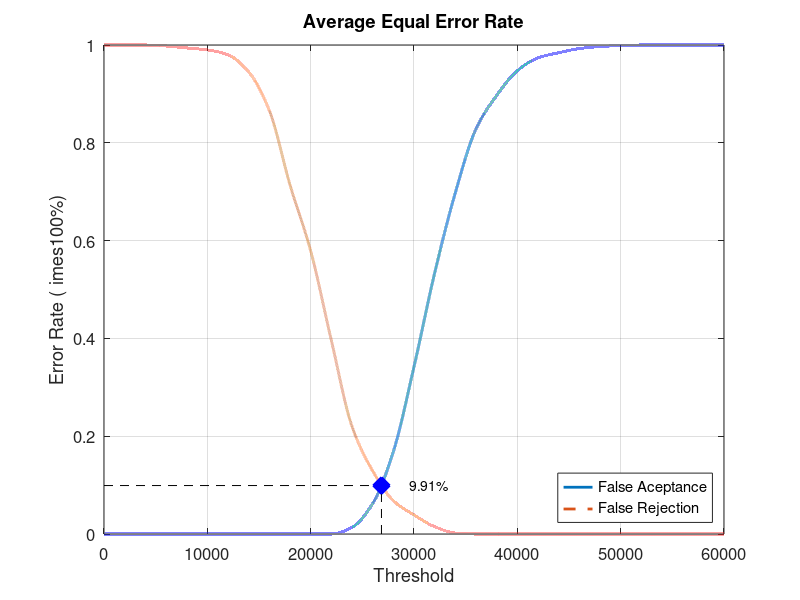
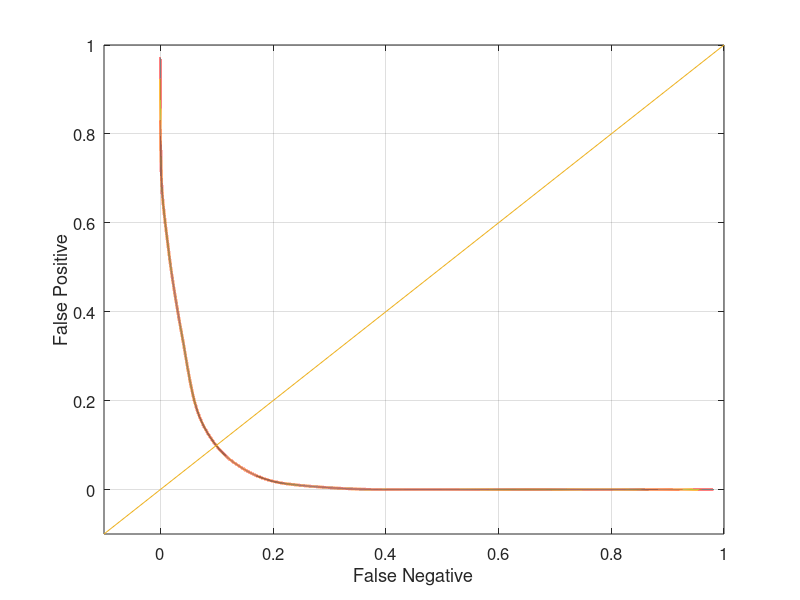

Reproduce these figures in MATLAB, in order.
close all;
clear;
clc;
x = 0:2000:60000;
xq = 0:0.5:60000;

y0 = [0 0 0 0 0 0 0 0 0 0 0 0 0.0136842 0.0621053 0.168421 0.342105 0.533684 0.697895 0.828421 0.896842 0.947368 0.973684 0.984211 0.992632 0.996842 0.998947 1 1 1 1 1]
yy0 = interp1(x, y0, xq, 'pchip');
y1 = [1 1 1 0.998 0.994 0.99 0.98 0.945 0.866 0.714 0.579 0.396 0.22 0.129 0.068 0.039 0.015 0.002 0 0 0 0 0 0 0 0 0 0 0 0 0]
yy1 = interp1(x, y1, xq, 'pchip');

% Calculating EER: 
y2 = abs(y0 - y1);
find(y2 == min(y2))
yy2 = abs(yy0 - yy1);
xEER = find(yy2 == min(yy2));
xEERIndex = xq(xEER) % X-axis EER
yEER = yy0(xEER) % Y-axis EER

main = figure
plot(xq, yy0,'-','LineWidth', 2);	hold on
plot(xq, yy1,'--','LineWidth', 2);	hold on
plot([xEERIndex xEERIndex], [0 yEER], 'k--');	hold on
plot([0 xEERIndex], [yEER yEER], 'k--');	hold on
plot(xEERIndex, yEER, 'bx', 'LineWidth', 10);	hold on
text(xEERIndex + 10 * xEERIndex / 100, yEER, [num2str(round((10000 * yEER)) / 100) '%'])
legend('False Aceptance', 'False Rejection', 'Location', 'SouthEast')
xlabel('Threshold')
ylabel('Error Rate (	imes100%)')
title('Average Equal Error Rate')
set(gca, 'FontSize', 12)
axis([0 60000 0 1])
grid on

print(main, 'Database3AverageMain', '-dpng');
FNRxFPR = figure('Color', [1 1 1]);
plot(yy1, yy0, '-', yy1, yy0, 'LineWidth', 2);
hold on
y = -0.1:0.1:1
plot(y, y); 
set(gca, 'FontSize', 12)
xlabel('False Negative')
ylabel('False Positive')
axis([-0.1 1 -0.1 1])
set(gca, 'FontSize', 12)
grid on

print(FNRxFPR, 'Database3AverageFNRxFPR','-dpng');
